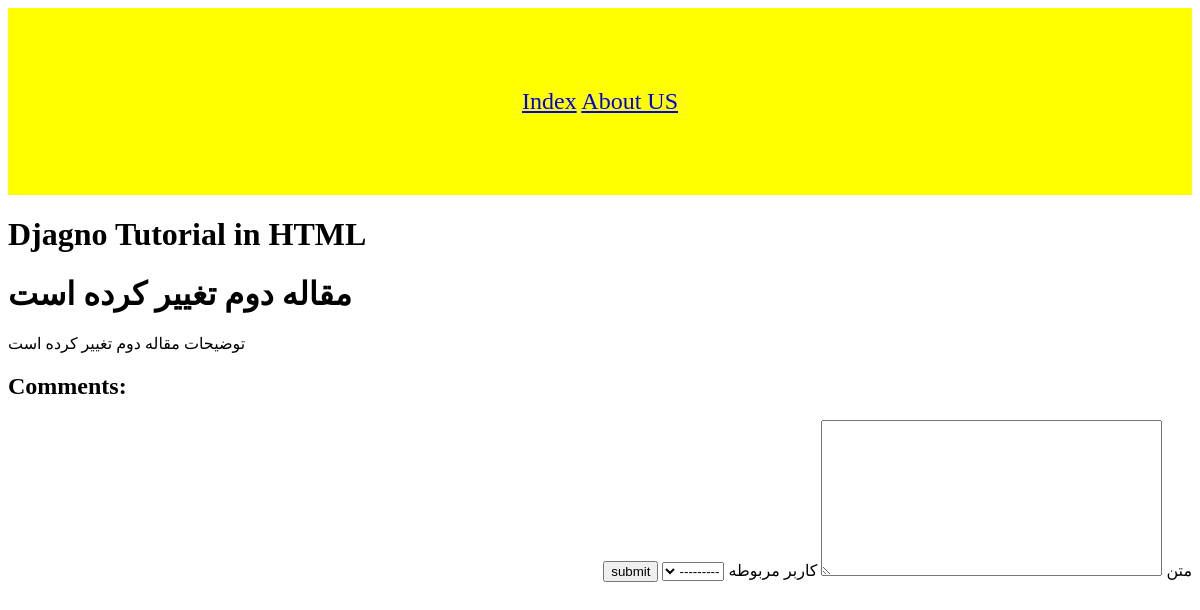
/articles/2/, run on an earlier commit of the app's database.
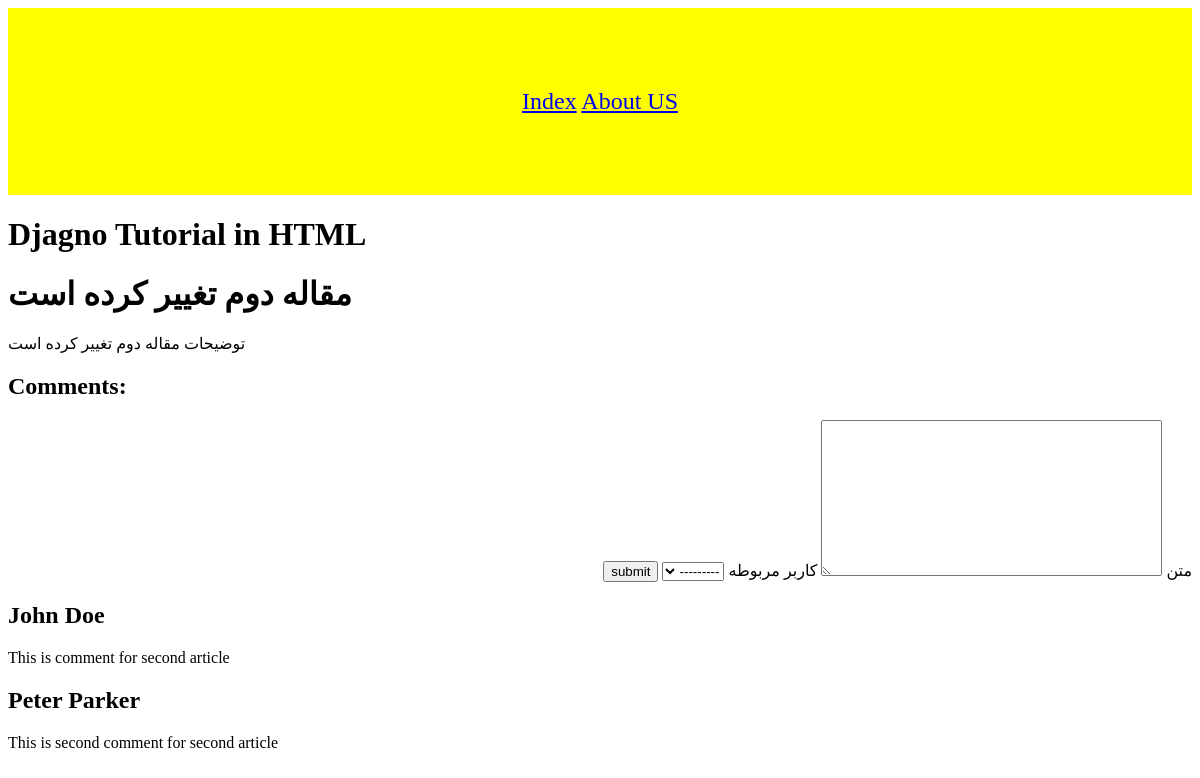
And on a later commit of the database.
### articles/models.py (models this page shows, shortened)
class BaseModel(models.Model):
    created_date = models.DateTimeField(blank=True, null=True, verbose_name='تاریخ ایجاد')
    class Meta:
        abstract = True

class Article(BaseModel):
    title = models.CharField(max_length=128, verbose_name='عنوان')
    thumbnail = models.ImageField(upload_to='article-thumbnails', blank=True, default='', verbose_name='تصویر')
    description = models.TextField(verbose_name='توضیحات')
    is_active = models.BooleanField(default=False, verbose_name='فعال')
    related_user = models.ForeignKey(User, on_delete=models.CASCADE, verbose_name='کاربر مربوطه')
    class Meta:
        verbose_name = 'مقاله'
        verbose_name_plural = 'مفاله ها'

class Comment(models.Model):
    content = models.TextField(verbose_name='متن')
    related_user = models.ForeignKey(User, on_delete=models.CASCADE, verbose_name='کاربر مربوطه')
    related_article = models.ForeignKey(Article, on_delete=models.CASCADE, verbose_name='مقاله مربوطه')
    class Meta:
        verbose_name = 'کامنت'
        verbose_name_plural = 'کامنت ها'

### articles/views.py (the view)
# urls.py: path('articles/<int:id>/', detail, name='retrieve'),
def detail(request, id):
    article = Article.objects.get(id=id)
    if request.method == 'POST':
        form = CommentForm(request.POST or None)
        if form.is_valid():
            form.save()
    else:
        form = CommentForm()
    context = {
        'article': article,
        'form': form
    }
    return render(request, 'retrieve.html', context)

### articles/forms.py
class CommentForm(ModelForm):
    class Meta:
        model = Comment
        fields = '__all__'

### articles/templates/retrieve.html (shortened to what this page needs)
{% extends 'layout.html' %}
{% block content %}
<h1>{{article.title}}</h1>
<p>{{article.description}}</p>
<h2>Comments:</h2>
<form method="POST" enctype="multipart/form-data" dir="rtl">
    <label>{{form.content.label}}</label>
    {{form.content}}
    <label>{{form.related_user.label}}</label>
    {{form.related_user}}
    <input type="submit" value="submit">
</form>
{% for comment in article.comment_set.all %}
    <div>
        <h2>{{comment.related_user.first_name}} {{comment.related_user.last_name}}</h2>
        <p>{{comment.content}}</p>
    </div>
{% endfor %}
{% endblock content %}

### articles/templates/layout.html (shortened to what this page needs)
{% load static %}
<!DOCTYPE html>
<html lang="en">
<head>
    <link rel="stylesheet" href="{% static 'css/custom.css' %}" >
</head>
<body>
    <div class="menu">
        <a href="{% url 'index' %}">Index</a>
        <a href="{% url 'about' %}">About US</a>
    </div>
    <h1>Djagno Tutorial in HTML</h1>
    {% block content %}{% endblock content %}
</body>
</html>

### static/css/custom.css (style rules this page uses)
.menu { text-align: center; padding: 5rem 2rem; background-color: yellow; font-size: 1.5rem; }

What changed in the data, as far as the page shows it:
added Comment: related_user.first_name "John", related_user.last_name "Doe", content "This is comment for second article"
added Comment: related_user.first_name "Peter", related_user.last_name "Parker", content "This is second comment for second article"
